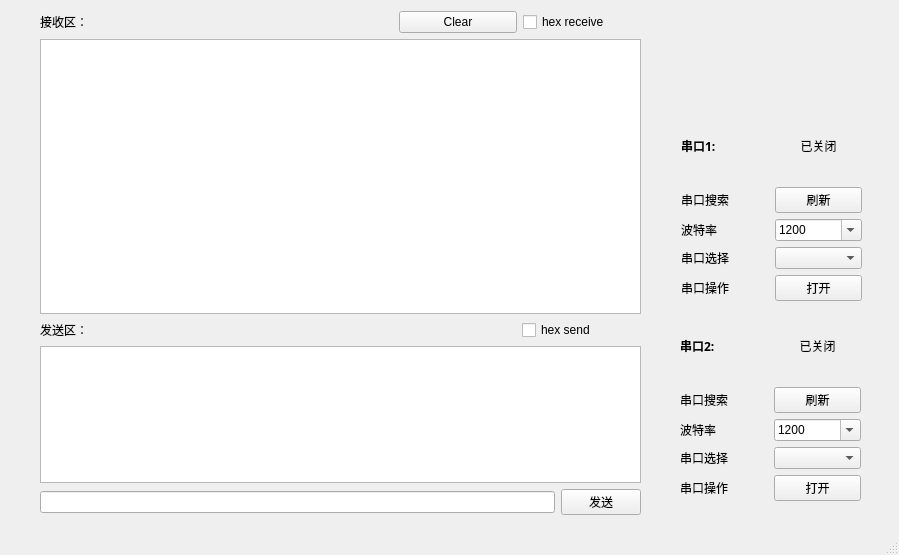
<?xml version="1.0" encoding="UTF-8"?>
<ui version="4.0">
 <class>MainWindow</class>
 <widget class="QMainWindow" name="MainWindow">
  <property name="geometry">
   <rect>
    <x>0</x>
    <y>0</y>
    <width>899</width>
    <height>555</height>
   </rect>
  </property>
  <property name="sizePolicy">
   <sizepolicy hsizetype="Preferred" vsizetype="Preferred">
    <horstretch>0</horstretch>
    <verstretch>0</verstretch>
   </sizepolicy>
  </property>
  <property name="cursor">
   <cursorShape>PointingHandCursor</cursorShape>
  </property>
  <property name="windowTitle">
   <string>MainWindow</string>
  </property>
  <widget class="QWidget" name="centralwidget">
   <widget class="QLabel" name="label_7">
    <property name="geometry">
     <rect>
      <x>710</x>
      <y>10</y>
      <width>101</width>
      <height>91</height>
     </rect>
    </property>
    <property name="text">
     <string/>
    </property>
    <property name="textFormat">
     <enum>Qt::AutoText</enum>
    </property>
    <property name="pixmap">
     <pixmap>../../../../home/wangjie/Pictures/bsw.ico</pixmap>
    </property>
    <property name="scaledContents">
     <bool>true</bool>
    </property>
    <property name="wordWrap">
     <bool>false</bool>
    </property>
   </widget>
   <widget class="QWidget" name="layoutWidget">
    <property name="geometry">
     <rect>
      <x>40</x>
      <y>11</y>
      <width>601</width>
      <height>504</height>
     </rect>
    </property>
    <layout class="QVBoxLayout" name="verticalLayout" stretch="0,2,0,1,0">
     <item>
      <layout class="QHBoxLayout" name="horizontalLayout_2" stretch="3,1,1">
       <item>
        <widget class="QLabel" name="label_2">
         <property name="text">
          <string>接收区：</string>
         </property>
        </widget>
       </item>
       <item>
        <widget class="QPushButton" name="pbt_clear_receive">
         <property name="text">
          <string>Clear</string>
         </property>
        </widget>
       </item>
       <item>
        <widget class="QCheckBox" name="checkBox_hex_receive">
         <property name="text">
          <string>hex receive</string>
         </property>
        </widget>
       </item>
      </layout>
     </item>
     <item>
      <widget class="QTextEdit" name="textEdit_Receive">
       <property name="readOnly">
        <bool>true</bool>
       </property>
      </widget>
     </item>
     <item>
      <layout class="QHBoxLayout" name="horizontalLayout" stretch="4,1">
       <item>
        <widget class="QLabel" name="label">
         <property name="text">
          <string>发送区：</string>
         </property>
        </widget>
       </item>
       <item>
        <widget class="QCheckBox" name="checkBox_hex_send">
         <property name="sizePolicy">
          <sizepolicy hsizetype="Minimum" vsizetype="Fixed">
           <horstretch>0</horstretch>
           <verstretch>0</verstretch>
          </sizepolicy>
         </property>
         <property name="layoutDirection">
          <enum>Qt::LeftToRight</enum>
         </property>
         <property name="text">
          <string>hex send</string>
         </property>
        </widget>
       </item>
      </layout>
     </item>
     <item>
      <widget class="QTextEdit" name="textEdit_Send"/>
     </item>
     <item>
      <layout class="QHBoxLayout" name="horizontalLayout_3">
       <item>
        <widget class="QLineEdit" name="lineEdit_Send"/>
       </item>
       <item>
        <widget class="QPushButton" name="pbt_send">
         <property name="text">
          <string>发送</string>
         </property>
        </widget>
       </item>
      </layout>
     </item>
    </layout>
   </widget>
   <widget class="QWidget" name="">
    <property name="geometry">
     <rect>
      <x>681</x>
      <y>110</y>
      <width>181</width>
      <height>191</height>
     </rect>
    </property>
    <layout class="QGridLayout" name="gridLayout">
     <item row="0" column="0">
      <widget class="QLabel" name="label_8">
       <property name="font">
        <font>
         <family>思源黑体 CN</family>
         <weight>75</weight>
         <bold>true</bold>
        </font>
       </property>
       <property name="text">
        <string>串口1:</string>
       </property>
       <property name="textFormat">
        <enum>Qt::AutoText</enum>
       </property>
      </widget>
     </item>
     <item row="0" column="1">
      <widget class="QLabel" name="serial1_state">
       <property name="text">
        <string>已关闭</string>
       </property>
       <property name="alignment">
        <set>Qt::AlignCenter</set>
       </property>
      </widget>
     </item>
     <item row="1" column="0">
      <widget class="QLabel" name="label_3">
       <property name="layoutDirection">
        <enum>Qt::LeftToRight</enum>
       </property>
       <property name="text">
        <string>串口搜索</string>
       </property>
       <property name="alignment">
        <set>Qt::AlignLeading|Qt::AlignLeft|Qt::AlignVCenter</set>
       </property>
      </widget>
     </item>
     <item row="1" column="1">
      <widget class="QPushButton" name="pbt_refresh_1">
       <property name="sizePolicy">
        <sizepolicy hsizetype="Minimum" vsizetype="Fixed">
         <horstretch>0</horstretch>
         <verstretch>0</verstretch>
        </sizepolicy>
       </property>
       <property name="text">
        <string>刷新</string>
       </property>
      </widget>
     </item>
     <item row="2" column="0">
      <widget class="QLabel" name="label_4">
       <property name="layoutDirection">
        <enum>Qt::RightToLeft</enum>
       </property>
       <property name="text">
        <string>波特率</string>
       </property>
      </widget>
     </item>
     <item row="2" column="1">
      <widget class="QComboBox" name="baudrate_1">
       <property name="editable">
        <bool>true</bool>
       </property>
       <property name="currentText">
        <string>1200</string>
       </property>
       <item>
        <property name="text">
         <string>1200</string>
        </property>
       </item>
       <item>
        <property name="text">
         <string>2400</string>
        </property>
       </item>
       <item>
        <property name="text">
         <string>4800</string>
        </property>
       </item>
       <item>
        <property name="text">
         <string>9600</string>
        </property>
       </item>
       <item>
        <property name="text">
         <string>14400</string>
        </property>
       </item>
       <item>
        <property name="text">
         <string>19200</string>
        </property>
       </item>
       <item>
        <property name="text">
         <string>38400</string>
        </property>
       </item>
      </widget>
     </item>
     <item row="3" column="0">
      <widget class="QLabel" name="label_5">
       <property name="layoutDirection">
        <enum>Qt::RightToLeft</enum>
       </property>
       <property name="text">
        <string>串口选择</string>
       </property>
      </widget>
     </item>
     <item row="3" column="1">
      <widget class="QComboBox" name="serial_1"/>
     </item>
     <item row="4" column="0">
      <widget class="QLabel" name="label_6">
       <property name="layoutDirection">
        <enum>Qt::RightToLeft</enum>
       </property>
       <property name="text">
        <string>串口操作</string>
       </property>
      </widget>
     </item>
     <item row="4" column="1">
      <widget class="QPushButton" name="pbt_open_1">
       <property name="text">
        <string>打开</string>
       </property>
       <property name="checkable">
        <bool>true</bool>
       </property>
       <property name="checked">
        <bool>false</bool>
       </property>
       <property name="autoRepeat">
        <bool>false</bool>
       </property>
      </widget>
     </item>
    </layout>
   </widget>
   <widget class="QWidget" name="">
    <property name="geometry">
     <rect>
      <x>680</x>
      <y>310</y>
      <width>181</width>
      <height>191</height>
     </rect>
    </property>
    <layout class="QGridLayout" name="gridLayout_2">
     <item row="0" column="0">
      <widget class="QLabel" name="label_9">
       <property name="font">
        <font>
         <family>思源黑体 CN</family>
         <weight>75</weight>
         <bold>true</bold>
        </font>
       </property>
       <property name="text">
        <string>串口2:</string>
       </property>
       <property name="textFormat">
        <enum>Qt::AutoText</enum>
       </property>
      </widget>
     </item>
     <item row="0" column="1">
      <widget class="QLabel" name="serial2_state">
       <property name="text">
        <string>已关闭</string>
       </property>
       <property name="alignment">
        <set>Qt::AlignCenter</set>
       </property>
      </widget>
     </item>
     <item row="1" column="0">
      <widget class="QLabel" name="label_12">
       <property name="layoutDirection">
        <enum>Qt::LeftToRight</enum>
       </property>
       <property name="text">
        <string>串口搜索</string>
       </property>
       <property name="alignment">
        <set>Qt::AlignLeading|Qt::AlignLeft|Qt::AlignVCenter</set>
       </property>
      </widget>
     </item>
     <item row="1" column="1">
      <widget class="QPushButton" name="pbt_refresh_2">
       <property name="sizePolicy">
        <sizepolicy hsizetype="Minimum" vsizetype="Fixed">
         <horstretch>0</horstretch>
         <verstretch>0</verstretch>
        </sizepolicy>
       </property>
       <property name="text">
        <string>刷新</string>
       </property>
      </widget>
     </item>
     <item row="2" column="0">
      <widget class="QLabel" name="label_11">
       <property name="layoutDirection">
        <enum>Qt::RightToLeft</enum>
       </property>
       <property name="text">
        <string>波特率</string>
       </property>
      </widget>
     </item>
     <item row="2" column="1">
      <widget class="QComboBox" name="baudrate_2">
       <property name="editable">
        <bool>true</bool>
       </property>
       <property name="currentText">
        <string>1200</string>
       </property>
       <item>
        <property name="text">
         <string>1200</string>
        </property>
       </item>
       <item>
        <property name="text">
         <string>2400</string>
        </property>
       </item>
       <item>
        <property name="text">
         <string>4800</string>
        </property>
       </item>
       <item>
        <property name="text">
         <string>9600</string>
        </property>
       </item>
       <item>
        <property name="text">
         <string>14400</string>
        </property>
       </item>
       <item>
        <property name="text">
         <string>19200</string>
        </property>
       </item>
       <item>
        <property name="text">
         <string>38400</string>
        </property>
       </item>
      </widget>
     </item>
     <item row="3" column="0">
      <widget class="QLabel" name="label_14">
       <property name="layoutDirection">
        <enum>Qt::RightToLeft</enum>
       </property>
       <property name="text">
        <string>串口选择</string>
       </property>
      </widget>
     </item>
     <item row="3" column="1">
      <widget class="QComboBox" name="serial_2"/>
     </item>
     <item row="4" column="0">
      <widget class="QLabel" name="label_13">
       <property name="layoutDirection">
        <enum>Qt::RightToLeft</enum>
       </property>
       <property name="text">
        <string>串口操作</string>
       </property>
      </widget>
     </item>
     <item row="4" column="1">
      <widget class="QPushButton" name="pbt_open_2">
       <property name="text">
        <string>打开</string>
       </property>
       <property name="checkable">
        <bool>true</bool>
       </property>
       <property name="checked">
        <bool>false</bool>
       </property>
       <property name="autoRepeat">
        <bool>false</bool>
       </property>
      </widget>
     </item>
    </layout>
   </widget>
  </widget>
  <widget class="QStatusBar" name="statusBar">
   <property name="sizeGripEnabled">
    <bool>true</bool>
   </property>
  </widget>
  <action name="action">
   <property name="text">
    <string>开始</string>
   </property>
  </action>
 </widget>
 <resources/>
 <connections/>
</ui>
